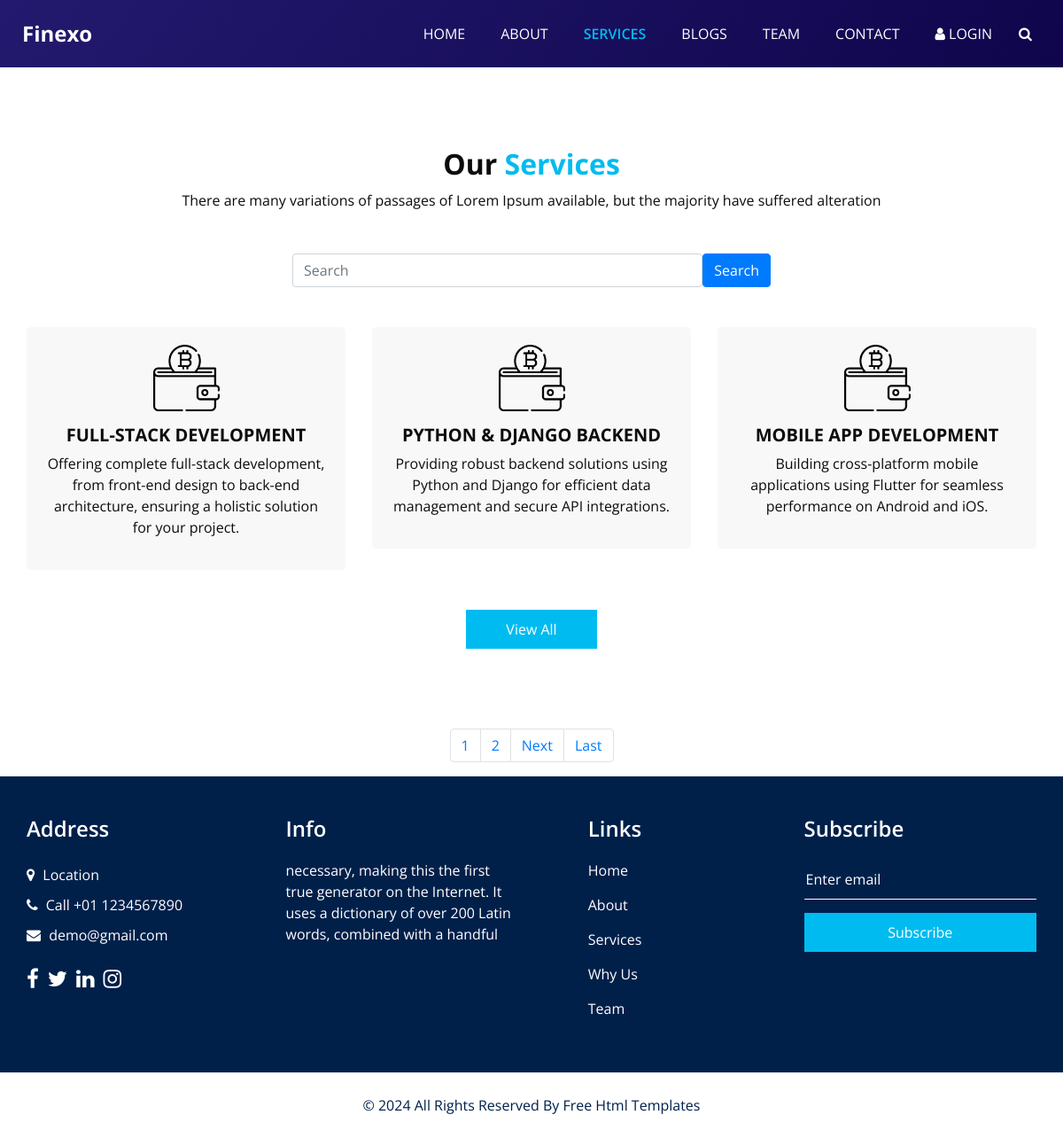
The page /service1/ on the database its author committed.
### newservice/models.py (models this page shows)
class newserviceclass(models.Model):
    service_icon = models.CharField(max_length=50)
    service_title = models.CharField(max_length=50)
    service_desc = models.TextField()

### prj1/views.py (the view)
# urls.py: path('service1/', views.service1, name='service1'),
def service1(request):
    newservicedata = newserviceclass.objects.all().order_by('-id')
    paginator=Paginator(newservicedata,3)
    page_number=request.GET.get('page')
    servicedatafinal=paginator.get_page(page_number)
    totalpage=servicedatafinal.paginator.num_pages;
    st = request.GET.get('servicename')
    if st:
        newservicedata = newserviceclass.objects.filter(service_title__icontains=st).order_by('-id')
    data = {
        'servicesdata': servicedatafinal,
        'lastpage':totalpage,
        'totalpagelist':[n+1 for n in range(totalpage)]
    }
    return render(request, "service.html", data)

### templates/service.html (shortened to what this page needs)
<!DOCTYPE html>
<html>
<head>
  <link rel="stylesheet" type="text/css" href="/static/css/bootstrap.css" />
  <link rel="stylesheet" type="text/css" href="https://cdnjs.cloudflare.com/ajax/libs/OwlCarousel2/2.3.4/assets/owl.carousel.min.css" />
  <link href="/static/css/font-awesome.min.css" rel="stylesheet" />
  <link href="/static/css/style.css" rel="stylesheet" />
  <link href="/static/css/responsive.css" rel="stylesheet" />
</head>
<body class="sub_page">
  <div class="hero_area">
<header class="header_section">
  <div class="container-fluid">
    <nav class="navbar navbar-expand-lg custom_nav-container">
      <a class="navbar-brand" href="{% url 'home' %}">
        <span>
          Finexo
        </span>
      </a>
      <div class="collapse navbar-collapse" id="navbarSupportedContent">
        <ul class="navbar-nav">
          <li class="nav-item ">
            <a class="nav-link" href="{% url 'home' %}">Home <span class="sr-only">(current)</span></a>
          </li>
          <li class="nav-item">
            <a class="nav-link" href="{% url 'about1' %}">About</a>
          </li>
          <li class="nav-item  active">
            <a class="nav-link" href="{% url 'service1' %}">Services</a>
          </li>
          <li class="nav-item">
            <a class="nav-link" href="{% url 'blog1' %}">Blogs</a>
          </li>
          <li class="nav-item">
            <a class="nav-link" href="{% url 'team1' %}">Team</a>
          </li>
          <li class="nav-item">
            <a class="nav-link" href="{% url 'contact1' %}">Contact</a>
          </li>
          <li class="nav-item">
            <a class="nav-link" href="#"> <i class="fa fa-user" aria-hidden="true"></i> Login</a>
          </li>
          <form class="form-inline">
            <button class="btn my-2 my-sm-0 nav_search-btn" type="submit">
              <i class="fa fa-search" aria-hidden="true"></i>
            </button>
          </form>
        </ul>
      </div>
    </nav>
  </div>
</header>
  </div>
  <section class="service_section layout_padding">
    <div class="service_container">
      <div class="container ">
        <div class="heading_container heading_center">
          <h2>
            Our <span>Services</span>
          </h2>
          <p>
            There are many variations of passages of Lorem Ipsum available, but the majority have suffered alteration
          </p>
        </div>
<div class="container mt-5">
  <div class="row justify-content-center">
      <div class="col-md-6">
          <form class="d-flex" method="GET">
              <input class="form-control me-2" name="servicename" type="search" placeholder="Search" aria-label="Search">
              <button class="btn btn-primary" type="submit">Search</button>
          </form>
      </div>
  </div>
</div>
        <div class="row">
          {% for n in servicesdata %}
          <div class="col-md-4 ">
            <div class="box ">
              <div class="img-box">
                <img src="/static/images/s1.png" alt="">
              </div>
              <div class="detail-box">
                <h5>
                  {{n.service_title}}
                </h5>
                <p>
                  {{n.service_desc | safe }}
                </p>
              </div>
            </div>
          </div>
          {% endfor %}
        </div>
        <div class="btn-box">
          <a href="{% url 'service1' %}">View All</a>
        </div>
      </div>
    </div>
  </section>
   <div class="d-flex justify-content-center align-items-center">
  <nav aria-label="Page navigation example">
    <ul class="pagination">
      {% for n in totalpagelist %}
      <li class="page-item"><a class="page-link" href="/service1/?page={{n}}">{{n}}</a></li>
      {% endfor %}
      {% if servicesdata.has_next %}
      <li class="page-item"><a class="page-link" href="/service1/?page={{servicesdata.next_page_number}}">Next</a></li>
      <li class="page-item"><a class="page-link" href="/service1/?page={{lastpage}}"">Last</a></li>
      {% endif %}
    </ul>
  </nav>
</div>
  <section class="info_section layout_padding2">
    <div class="container">
      <div class="row">
        <div class="col-md-6 col-lg-3 info_col">
          <div class="info_contact">
            <h4>
              Address
            </h4>
            <div class="contact_link_box">
              <a href="">
                <i class="fa fa-map-marker" aria-hidden="true"></i>
                <span>
                  Location
                </span>
              </a>
              <a href="">
                <i class="fa fa-phone" aria-hidden="true"></i>
                <span>
                  Call +01 1234567890
                </span>
              </a>
              <a href="">
                <i class="fa fa-envelope" aria-hidden="true"></i>
                <span>
                  demo@gmail.com
                </span>
              </a>
            </div>
          </div>
          <div class="info_social">
            <a href="">
              <i class="fa fa-facebook" aria-hidden="true"></i>
            </a>
            <a href="">
              <i class="fa fa-twitter" aria-hidden="true"></i>
            </a>
            <a href="">
              <i class="fa fa-linkedin" aria-hidden="true"></i>
            </a>
            <a href="">
              <i class="fa fa-instagram" aria-hidden="true"></i>
            </a>
          </div>
        </div>
        <div class="col-md-6 col-lg-3 info_col">
          <div class="info_detail">
            <h4>
              Info
            </h4>
            <p>
              necessary, making this the first true generator on the Internet. It uses a dictionary of over 200 Latin words, combined with a handful
            </p>
          </div>
        </div>
        <div class="col-md-6 col-lg-2 mx-auto info_col">
          <div class="info_link_box">
            <h4>
              Links
            </h4>
            <div class="info_links">
              <a class="active" href="index.html">
                Home
              </a>
              <a class="" href="about.html">
                About
              </a>
              <a class="" href="service.html">
                Services
              </a>
              <a class="" href="why.html">
                Why Us
              </a>
              <a class="" href="team.html">
                Team
              </a>
            </div>
          </div>
        </div>
        <div class="col-md-6 col-lg-3 info_col ">
          <h4>
            Subscribe
          </h4>
          <form action="#">
            <input type="text" placeholder="Enter email" />
            <button type="submit">
              Subscribe
            </button>
          </form>
        </div>
      </div>
    </div>
  </section>
  {% include "footer.html" %}

### static/css/responsive.css (style rules this page uses)
@media (min-width: 1200px) { .container { max-width: 1170px; } }

### rows shown on the page
newserviceclass: service_title "FULL-STACK DEVELOPMENT", service_desc "Offering complete full-stack development, from front-end design to back-end architecture, ensuring a holistic solution for your project."
newserviceclass: service_title "PYTHON & DJANGO BACKEND", service_desc "Providing robust backend solutions using Python and Django for efficient data management and secure API integrations."
newserviceclass: service_title "MOBILE APP DEVELOPMENT", service_desc "Building cross-platform mobile applications using Flutter for seamless performance on Android and iOS."

### other values the page prints
{{ n }} "1" "2"
